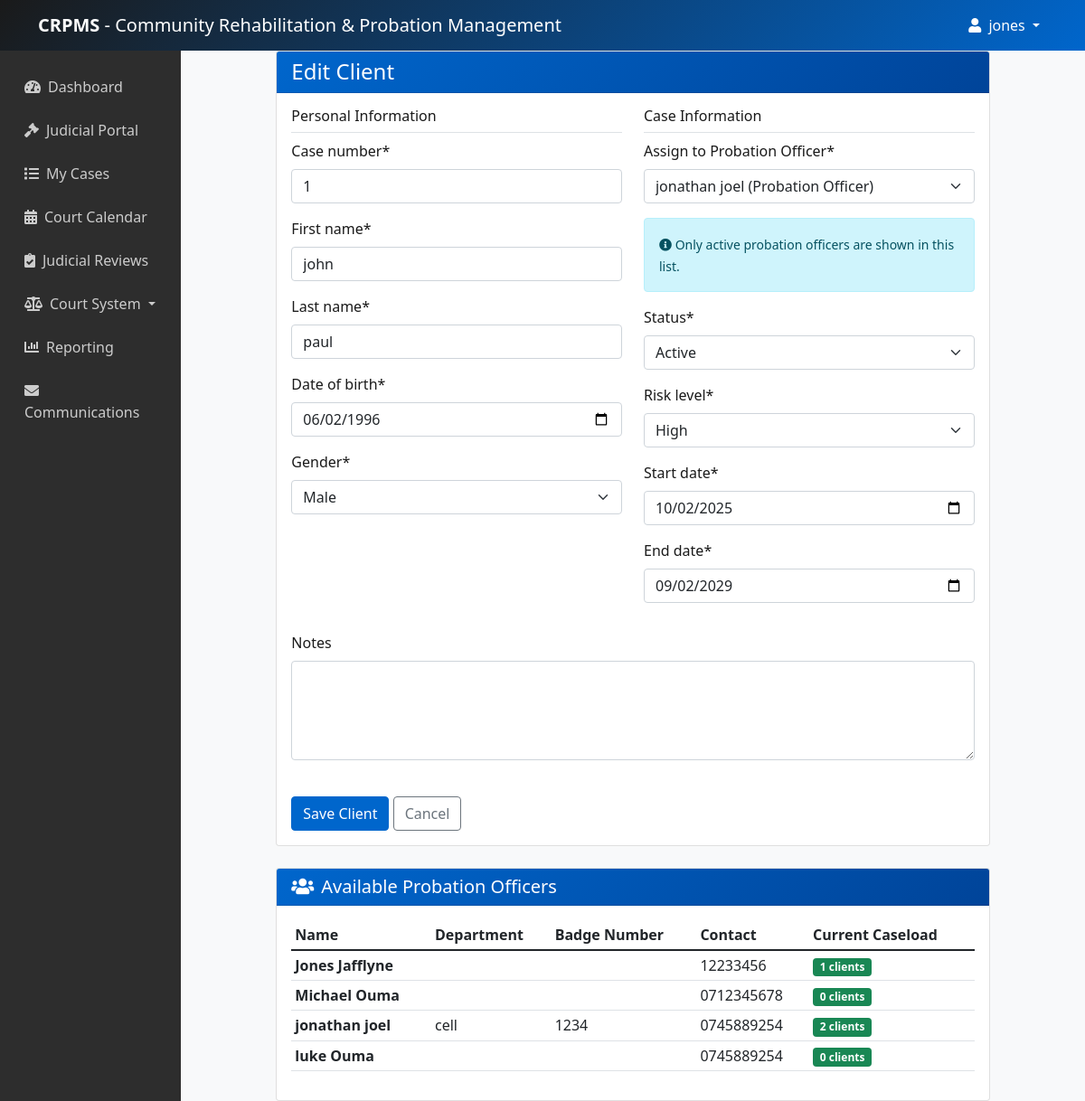
Page /clients/2/edit/ (signed in) on the committed database.
### users/models.py (models this page shows, shortened)
class User(AbstractUser):
    USER_TYPE_CHOICES = (
        ('admin', 'System Administrator'),
        ('officer', 'Probation Officer'),
        ('staff', 'Support Staff'),
        ('judge', 'Judge'),
    )
    user_type = models.CharField(max_length=20, choices=USER_TYPE_CHOICES, default='officer')
    phone = models.CharField(max_length=20, blank=True)
    department = models.CharField(max_length=100, blank=True)
    badge_number = models.CharField(max_length=50, blank=True)
    profile_picture = models.ImageField(upload_to='profiles/', blank=True)
    is_active_officer = models.BooleanField(default=True)  # Track if officer is active
    court_jurisdiction = models.CharField(max_length=100, blank=True)  # For judges
    def __str__(self):
        return f"{self.get_full_name()} ({self.get_user_type_display()})"

### clients/models.py (models this page shows, shortened)
class Client(models.Model):
    GENDER_CHOICES = (
        ('M', 'Male'),
        ('F', 'Female'),
        ('O', 'Other'),
    )
    STATUS_CHOICES = (
        ('active', 'Active'),
        ('completed', 'Completed'),
        ('violated', 'Violated'),
        ('transferred', 'Transferred'),
    )
    case_number = models.CharField(max_length=50, unique=True)
    first_name = models.CharField(max_length=100)
    last_name = models.CharField(max_length=100)
    date_of_birth = models.DateField()
    gender = models.CharField(max_length=1, choices=GENDER_CHOICES)
    assigned_officer = models.ForeignKey(User, on_delete=models.PROTECT, limit_choices_to={'user_type': 'officer', 'is_active_officer': True})
    status = models.CharField(max_length=20, choices=STATUS_CHOICES, default='active')
    start_date = models.DateField()
    end_date = models.DateField()
    risk_level = models.CharField(max_length=20, choices=[('low', 'Low'), ('medium', 'Medium'), ('high', 'High')])
    notes = models.TextField(blank=True)
    created_by = models.ForeignKey(User, on_delete=models.PROTECT, related_name='clients_created')
    created_at = models.DateTimeField(auto_now_add=True)
    updated_at = models.DateTimeField(auto_now=True)

### clients/views.py (the view)
# urls.py: path('<int:pk>/edit/', views.client_update, name='client_update'),
@login_required
def client_update(request, pk):
    client = get_object_or_404(Client, pk=pk)
    if request.user.user_type == 'officer' and client.assigned_officer != request.user:
        messages.error(request, "You don't have permission to edit this client.")
        return redirect('client_list')
    if request.method == 'POST':
        form = ClientForm(request.POST, instance=client, request=request)
        if form.is_valid():
            form.save()
            messages.success(request, f'Client {client.full_name} updated successfully!')
            return redirect('client_detail', pk=client.pk)
    else:
        form = ClientForm(instance=client, request=request)
    return render(request, 'clients/client_form.html', {'form': form, 'title': 'Edit Client'})

### clients/forms.py
class ClientForm(forms.ModelForm):
    class Meta:
        model = Client
        fields = ['case_number', 'first_name', 'last_name', 'date_of_birth',
                 'gender', 'assigned_officer', 'status', 'start_date',
                 'end_date', 'risk_level', 'notes']
        widgets = {
            'date_of_birth': forms.DateInput(attrs={'type': 'date'}),
            'start_date': forms.DateInput(attrs={'type': 'date'}),
            'end_date': forms.DateInput(attrs={'type': 'date'}),
            'notes': forms.Textarea(attrs={'rows': 4}),
        }
    def __init__(self, *args, **kwargs):
        self.request = kwargs.pop('request', None)
        super().__init__(*args, **kwargs)
        from users.models import User
        self.fields['assigned_officer'].queryset = User.objects.filter(
            user_type='officer',
            is_active_officer=True
        ).order_by('first_name', 'last_name')
        self.fields['assigned_officer'].label = "Assign to Probation Officer"
        self.fields['assigned_officer'].empty_label = "Select a Probation Officer"

### core/context_processors.py (called while the page is built)
def has_group_permission(request):
    def check_group(group_name):
        return request.user.groups.filter(name=group_name).exists()
    return {'has_group_permission': check_group}

### templates/clients/client_form.html (shortened to what this page needs)
{% extends 'base.html' %}
{% load crispy_forms_tags %}
{% block content %}
<div class="row justify-content-center">
    <div class="col-md-10">
        <div class="card">
            <div class="card-header">
                <h4 class="card-title mb-0">{{ title }}</h4>
            </div>
            <div class="card-body">
                <form method="POST">
                    <div class="row">
                        <div class="col-md-6">
                            <h6 class="border-bottom pb-2">Personal Information</h6>
                            {{ form.case_number|as_crispy_field }}
                            {{ form.first_name|as_crispy_field }}
                            {{ form.last_name|as_crispy_field }}
                            {{ form.date_of_birth|as_crispy_field }}
                            {{ form.gender|as_crispy_field }}
                        </div>
                        <div class="col-md-6">
                            <h6 class="border-bottom pb-2">Case Information</h6>
                            {{ form.assigned_officer|as_crispy_field }}
                            <div class="alert alert-info">
                                <small>
                                    <i class="fas fa-info-circle"></i>
                                    Only active probation officers are shown in this list.
                                </small>
                            </div>
                            {{ form.status|as_crispy_field }}
                            {{ form.risk_level|as_crispy_field }}
                            {{ form.start_date|as_crispy_field }}
                            {{ form.end_date|as_crispy_field }}
                        </div>
                    </div>
                    <div class="row mt-3">
                        <div class="col-12">
                            {{ form.notes|as_crispy_field }}
                        </div>
                    </div>
                    <div class="form-group mt-4">
                        <button type="submit" class="btn btn-primary">Save Client</button>
                        <a href="{% url 'client_list' %}" class="btn btn-outline-secondary">Cancel</a>
                    </div>
                </form>
            </div>
        </div>
        <div class="card mt-4">
            <div class="card-header">
                <h5 class="card-title mb-0">
                    <i class="fas fa-users me-2"></i>Available Probation Officers
                </h5>
            </div>
            <div class="card-body">
                <div class="table-responsive">
                    <table class="table table-sm">
                        <thead>
                            <tr>
                                <th>Name</th>
                                <th>Department</th>
                                <th>Badge Number</th>
                                <th>Contact</th>
                                <th>Current Caseload</th>
                            </tr>
                        </thead>
                        <tbody>
                            {% for officer in form.fields.assigned_officer.queryset %}
                            <tr>
                                <td>
                                    <strong>{{ officer.get_full_name }}</strong>
                                </td>
                                <td>{{ officer.department }}</td>
                                <td>{{ officer.badge_number }}</td>
                                <td>{{ officer.phone|default:"Not provided" }}</td>
                                <td>
                                    <span class="badge
                                        {% if officer.client_set.count > 20 %}bg-danger
                                        {% elif officer.client_set.count > 10 %}bg-warning
                                        {% else %}bg-success{% endif %}">
                                        {{ officer.client_set.count }} clients
                                    </span>
                                </td>
                            </tr>
                            {% empty %}
                            <tr>
                                <td colspan="5" class="text-center text-muted">
                                    No active probation officers found.
                                </td>
                            </tr>
                            {% endfor %}
                        </tbody>
                    </table>
                </div>
            </div>
        </div>
    </div>
</div>
{% endblock %}

### templates/base.html (shortened to what this page needs)
<!DOCTYPE html>
<html lang="en">
<head>
    <link href="https://cdn.jsdelivr.net/npm/bootstrap@5.1.3/dist/css/bootstrap.min.css" rel="stylesheet">
    <link rel="stylesheet" href="https://cdnjs.cloudflare.com/ajax/libs/font-awesome/5.15.4/css/all.min.css">
</head>
<body>
<nav class="navbar navbar-expand-lg navbar-dark">
    <div class="container">
        <a class="navbar-brand" href="{% url 'dashboard' %}">
            <strong>CRPMS</strong> - Community Rehabilitation & Probation Management
        </a>
        <div class="collapse navbar-collapse" id="navbarNav">
            <div class="navbar-nav ms-auto">
                {% if user.is_authenticated %}
                    <div class="nav-item dropdown">
                        <a class="nav-link dropdown-toggle" href="#" id="navbarDropdown" role="button" data-bs-toggle="dropdown" aria-expanded="false">
                            <i class="fas fa-user me-1"></i>
                            {{ user.first_name|default:user.username }}
                        </a>
                    </div>
                {% endif %}
            </div>
        </div>
    </div>
</nav>
    <div class="container-fluid">
        <div class="row">
            {% if user.is_authenticated %}
            <div class="col-md-3 col-lg-2 sidebar d-md-block">
                <div class="position-sticky pt-3">
                    <ul class="nav flex-column">
                        <li class="nav-item">
                            <a class="nav-link" href="{% url 'dashboard' %}">
                                <i class="fas fa-tachometer-alt me-2"></i>Dashboard
                            </a>
                        </li>
                        {% if user.user_type == 'judge' %}
                        <li class="nav-item">
                            <a class="nav-link" href="{% url 'judges:judge_dashboard' %}">
                                <i class="fas fa-gavel me-2"></i>Judicial Portal
                            </a>
                        </li>
                        <li class="nav-item">
                            <a class="nav-link" href="{% url 'judges:judge_cases' %}">
                                <i class="fas fa-list me-2"></i>My Cases
                            </a>
                        </li>
                        <li class="nav-item">
                            <a class="nav-link" href="{% url 'judges:court_calendar' %}">
                                <i class="fas fa-calendar-alt me-2"></i>Court Calendar
                            </a>
                        </li>
                        <li class="nav-item">
                            <a class="nav-link" href="{% url 'judges:judicial_reviews' %}">
                                <i class="fas fa-clipboard-check me-2"></i>Judicial Reviews
                            </a>
                        </li>
                        {% endif %}
                        <li class="nav-item dropdown">
                            <a class="nav-link dropdown-toggle" href="#" id="courtsDropdown" role="button" data-bs-toggle="dropdown" aria-expanded="false">
                                <i class="fas fa-balance-scale me-2"></i>Court System
                            </a>
                        </li>
                        <li class="nav-item">
                            <a class="nav-link" href="{% url 'report_list' %}">
                                <i class="fas fa-chart-bar me-2"></i>Reporting
                            </a>
                        </li>
                        <li class="nav-item">
                            <a class="nav-link" href="{% url 'message_list' %}">
                                <i class="fas fa-envelope me-2"></i>Communications
                            </a>
                        </li>
                    </ul>
                </div>
            </div>
            {% endif %}
            <main class="col-md-9 ms-sm-auto col-lg-10 px-md-4">
                {% block content %}
                {% endblock %}
            </main>
        </div>
    </div>
</body>
</html>

### templates/base.html (style rules this page uses)
:root { --primary-blue: #0066cc; --dark-blue: #004499; --light-blue: #e6f2ff; --dark-black: #1a1a1a; --medium-black: #2d2d2d; --light-gray: #f8f9fa; }
body { background-color: var(--light-gray); color: var(--dark-black); }
.navbar { background: linear-gradient(135deg, var(--dark-black) 0%, var(--primary-blue) 100%); }
.navbar-brand, .navbar-nav .nav-link { color: white !important; }
.btn-primary { background-color: var(--primary-blue); border-color: var(--primary-blue); }
.card-header { background: linear-gradient(135deg, var(--primary-blue) 0%, var(--dark-blue) 100%); color: white; }
.sidebar { background-color: var(--medium-black); min-height: calc(100vh - 56px); color: white; }
.sidebar .nav-link { color: #ccc; padding: 10px 15px; margin: 2px 0; }

### rows in the picture
User: first_name "jones"
Client: case_number "1", first_name "john", last_name "paul", date_of_birth "06/02/1996", gender "Male", assigned_officer "jonathan joel (Probation Officer)", status "Active", risk_level "High", start_date "10/02/2025", end_date "09/02/2029"
User: get_full_name "Jones Jafflyne", phone "12233456", client_set.count "1"
User: get_full_name "Michael Ouma", phone "0712345678", client_set.count "0"
User: get_full_name "jonathan joel", department "cell", badge_number "1234", phone "0745889254", client_set.count "2"
User: get_full_name "luke Ouma", phone "0745889254", client_set.count "0"

### other values in the picture
{{ title }} "Edit Client"
